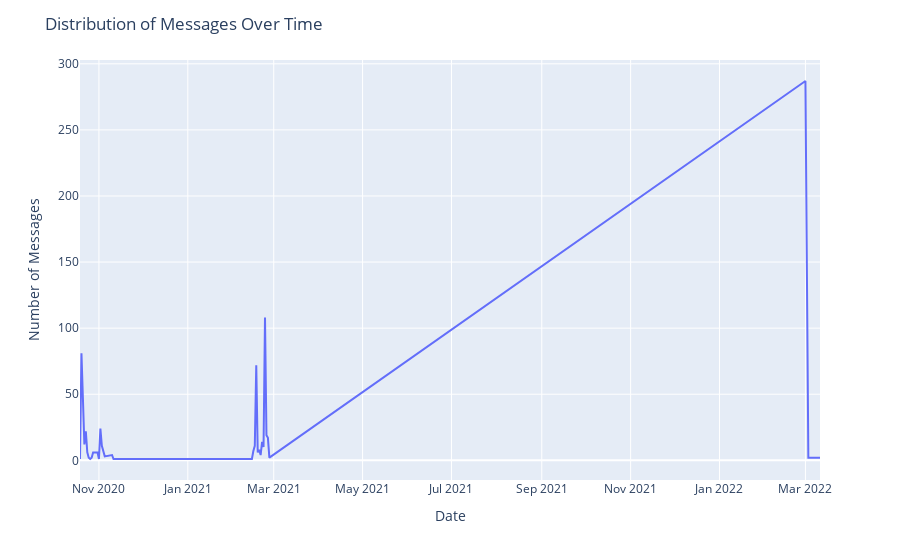
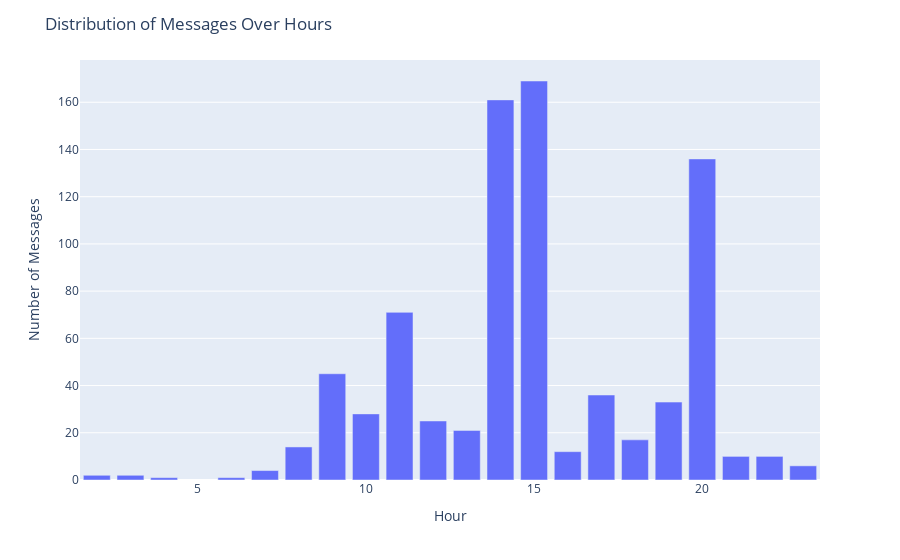

Here is the notebook cell these charts were saved with, in order:
### Code cell
time_data = data[['time', 'message']].copy()

# Convert the 'time' column to datetime format
time_data['time'] = pd.to_datetime(time_data['time'], errors='coerce')

time_data = time_data.dropna(subset=['time'])

# messages over date
time_data['date'] = time_data['time'].dt.date
messages_per_date = time_data.groupby('date').size().reset_index(name='count')

# Create a line plot using Plotly Express
fig = px.line(messages_per_date, x='date', y='count', labels={'date': 'Date', 'count': 'Number of Messages'})
fig.update_layout(title='Distribution of Messages Over Time')
fig.show()
fig.write_image('./images/messages_over_time.pdf', format='pdf')

# messages over hour
time_data['hour'] = time_data['time'].dt.hour
messages_per_hour = time_data.groupby('hour').size().reset_index(name='count')

# Create a bar chart using Plotly Express
fig = px.bar(messages_per_hour, x='hour', y='count', labels={'hour': 'Hour', 'count': 'Number of Messages'})
fig.update_layout(title='Distribution of Messages Over Hours')
fig.show()
fig.write_image('./images/messages_over_hour.pdf', format='pdf')

### Figure 1 — Plotly figure (JSON) as saved in the notebook; plotly's stock layout.template omitted (floating-point values rounded to 4 significant figures)
{"data": [{"hovertemplate": "Date=%{x}<br>Number of Messages=%{y}<extra></extra>", "legendgroup": "", "line": {"color": "#636efa", "dash": "solid"}, "marker": {"symbol": "circle"}, "mode": "lines", "name": "", "orientation": "v", "showlegend": false, "type": "scatter", "x": ["2020-10-19", "2020-10-20", "2020-10-21", "2020-10-22", "2020-10-23", "2020-10-24", "2020-10-25", "2020-10-26", "2020-10-27", "2020-10-28", "2020-10-31", "2020-11-01", "2020-11-02", "2020-11-03", "2020-11-05", "2020-11-10", "2020-11-11", "2021-02-14", "2021-02-15", "2021-02-16", "2021-02-17", "2021-02-18", "2021-02-19", "2021-02-20", "2021-02-21", "2021-02-22", "2021-02-23", "2021-02-24", "2021-02-25", "2021-02-26", "2022-03-01", "2022-03-03", "2022-03-07", "2022-03-08", "2022-03-11"], "xaxis": "x", "y": [1, 81, 47, 12, 22, 6, 2, 1, 2, 6, 6, 1, 24, 11, 3, 4, 1, 1, 7, 11, 72, 6, 8, 4, 14, 10, 108, 19, 17, 2, 287, 2, 2, 2, 2], "yaxis": "y"}], "layout": {"legend": {"tracegroupgap": 0}, "margin": {"t": 60}, "title": {"text": "Distribution of Messages Over Time"}, "xaxis": {"anchor": "y", "domain": [0, 1], "title": {"text": "Date"}}, "yaxis": {"anchor": "x", "domain": [0, 1], "title": {"text": "Number of Messages"}}}}

### Figure 2 — Plotly figure (JSON) as saved in the notebook; plotly's stock layout.template omitted (floating-point values rounded to 4 significant figures)
{"data": [{"alignmentgroup": "True", "hovertemplate": "Hour=%{x}<br>Number of Messages=%{y}<extra></extra>", "legendgroup": "", "marker": {"color": "#636efa", "pattern": {"shape": ""}}, "name": "", "offsetgroup": "", "orientation": "v", "showlegend": false, "textposition": "auto", "type": "bar", "x": [2, 3, 4, 6, 7, 8, 9, 10, 11, 12, 13, 14, 15, 16, 17, 18, 19, 20, 21, 22, 23], "xaxis": "x", "y": [2, 2, 1, 1, 4, 14, 45, 28, 71, 25, 21, 161, 169, 12, 36, 17, 33, 136, 10, 10, 6], "yaxis": "y"}], "layout": {"barmode": "relative", "legend": {"tracegroupgap": 0}, "margin": {"t": 60}, "title": {"text": "Distribution of Messages Over Hours"}, "xaxis": {"anchor": "y", "domain": [0, 1], "title": {"text": "Hour"}}, "yaxis": {"anchor": "x", "domain": [0, 1], "title": {"text": "Number of Messages"}}}}
